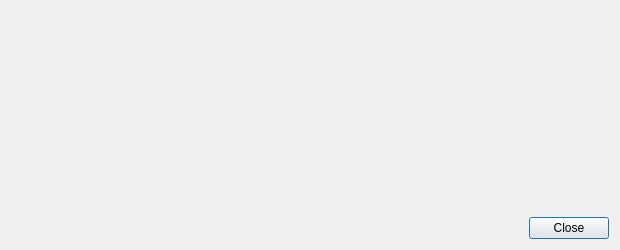
<?xml version="1.0" encoding="UTF-8"?>
<ui version="4.0">
 <class>TransactionDescDialog</class>
 <widget class="QDialog" name="TransactionDescDialog">
  <property name="geometry">
   <rect>
    <x>0</x>
    <y>0</y>
    <width>620</width>
    <height>250</height>
   </rect>
  </property>
  <property name="windowTitle">
   <string>Transaction details</string>
  </property>
  <layout class="QVBoxLayout" name="verticalLayout">
   <item>
    <widget class="QTextEdit" name="detailText">
     <property name="palette">
      <palette>
       <active>
        <colorrole role="WindowText">
         <brush brushstyle="SolidPattern">
          <color alpha="255">
           <red>255</red>
           <green>228</green>
           <blue>154</blue>
          </color>
         </brush>
        </colorrole>
        <colorrole role="Button">
         <brush brushstyle="SolidPattern">
          <color alpha="0">
           <red>0</red>
           <green>0</green>
           <blue>0</blue>
          </color>
         </brush>
        </colorrole>
        <colorrole role="Midlight">
         <brush brushstyle="SolidPattern">
          <color alpha="255">
           <red>255</red>
           <green>228</green>
           <blue>154</blue>
          </color>
         </brush>
        </colorrole>
        <colorrole role="Dark">
         <brush brushstyle="SolidPattern">
          <color alpha="255">
           <red>255</red>
           <green>228</green>
           <blue>154</blue>
          </color>
         </brush>
        </colorrole>
        <colorrole role="Mid">
         <brush brushstyle="SolidPattern">
          <color alpha="255">
           <red>255</red>
           <green>228</green>
           <blue>154</blue>
          </color>
         </brush>
        </colorrole>
        <colorrole role="Text">
         <brush brushstyle="SolidPattern">
          <color alpha="255">
           <red>255</red>
           <green>228</green>
           <blue>154</blue>
          </color>
         </brush>
        </colorrole>
        <colorrole role="ButtonText">
         <brush brushstyle="SolidPattern">
          <color alpha="255">
           <red>0</red>
           <green>0</green>
           <blue>0</blue>
          </color>
         </brush>
        </colorrole>
        <colorrole role="Base">
         <brush brushstyle="NoBrush">
          <color alpha="255">
           <red>0</red>
           <green>0</green>
           <blue>0</blue>
          </color>
         </brush>
        </colorrole>
        <colorrole role="Window">
         <brush brushstyle="SolidPattern">
          <color alpha="0">
           <red>0</red>
           <green>0</green>
           <blue>0</blue>
          </color>
         </brush>
        </colorrole>
        <colorrole role="Shadow">
         <brush brushstyle="SolidPattern">
          <color alpha="255">
           <red>255</red>
           <green>228</green>
           <blue>154</blue>
          </color>
         </brush>
        </colorrole>
        <colorrole role="ToolTipBase">
         <brush brushstyle="SolidPattern">
          <color alpha="255">
           <red>0</red>
           <green>0</green>
           <blue>0</blue>
          </color>
         </brush>
        </colorrole>
        <colorrole role="ToolTipText">
         <brush brushstyle="SolidPattern">
          <color alpha="255">
           <red>255</red>
           <green>228</green>
           <blue>154</blue>
          </color>
         </brush>
        </colorrole>
       </active>
       <inactive>
        <colorrole role="WindowText">
         <brush brushstyle="SolidPattern">
          <color alpha="255">
           <red>255</red>
           <green>228</green>
           <blue>154</blue>
          </color>
         </brush>
        </colorrole>
        <colorrole role="Button">
         <brush brushstyle="SolidPattern">
          <color alpha="0">
           <red>0</red>
           <green>0</green>
           <blue>0</blue>
          </color>
         </brush>
        </colorrole>
        <colorrole role="Midlight">
         <brush brushstyle="SolidPattern">
          <color alpha="255">
           <red>255</red>
           <green>228</green>
           <blue>154</blue>
          </color>
         </brush>
        </colorrole>
        <colorrole role="Dark">
         <brush brushstyle="SolidPattern">
          <color alpha="255">
           <red>255</red>
           <green>228</green>
           <blue>154</blue>
          </color>
         </brush>
        </colorrole>
        <colorrole role="Mid">
         <brush brushstyle="SolidPattern">
          <color alpha="255">
           <red>255</red>
           <green>228</green>
           <blue>154</blue>
          </color>
         </brush>
        </colorrole>
        <colorrole role="Text">
         <brush brushstyle="SolidPattern">
          <color alpha="255">
           <red>255</red>
           <green>228</green>
           <blue>154</blue>
          </color>
         </brush>
        </colorrole>
        <colorrole role="ButtonText">
         <brush brushstyle="SolidPattern">
          <color alpha="255">
           <red>0</red>
           <green>0</green>
           <blue>0</blue>
          </color>
         </brush>
        </colorrole>
        <colorrole role="Base">
         <brush brushstyle="NoBrush">
          <color alpha="255">
           <red>0</red>
           <green>0</green>
           <blue>0</blue>
          </color>
         </brush>
        </colorrole>
        <colorrole role="Window">
         <brush brushstyle="SolidPattern">
          <color alpha="0">
           <red>0</red>
           <green>0</green>
           <blue>0</blue>
          </color>
         </brush>
        </colorrole>
        <colorrole role="Shadow">
         <brush brushstyle="SolidPattern">
          <color alpha="255">
           <red>255</red>
           <green>228</green>
           <blue>154</blue>
          </color>
         </brush>
        </colorrole>
        <colorrole role="ToolTipBase">
         <brush brushstyle="SolidPattern">
          <color alpha="255">
           <red>0</red>
           <green>0</green>
           <blue>0</blue>
          </color>
         </brush>
        </colorrole>
        <colorrole role="ToolTipText">
         <brush brushstyle="SolidPattern">
          <color alpha="255">
           <red>255</red>
           <green>228</green>
           <blue>154</blue>
          </color>
         </brush>
        </colorrole>
       </inactive>
       <disabled>
        <colorrole role="WindowText">
         <brush brushstyle="SolidPattern">
          <color alpha="255">
           <red>255</red>
           <green>228</green>
           <blue>154</blue>
          </color>
         </brush>
        </colorrole>
        <colorrole role="Button">
         <brush brushstyle="SolidPattern">
          <color alpha="0">
           <red>0</red>
           <green>0</green>
           <blue>0</blue>
          </color>
         </brush>
        </colorrole>
        <colorrole role="Midlight">
         <brush brushstyle="SolidPattern">
          <color alpha="255">
           <red>255</red>
           <green>228</green>
           <blue>154</blue>
          </color>
         </brush>
        </colorrole>
        <colorrole role="Dark">
         <brush brushstyle="SolidPattern">
          <color alpha="255">
           <red>255</red>
           <green>228</green>
           <blue>154</blue>
          </color>
         </brush>
        </colorrole>
        <colorrole role="Mid">
         <brush brushstyle="SolidPattern">
          <color alpha="255">
           <red>255</red>
           <green>228</green>
           <blue>154</blue>
          </color>
         </brush>
        </colorrole>
        <colorrole role="Text">
         <brush brushstyle="SolidPattern">
          <color alpha="255">
           <red>255</red>
           <green>228</green>
           <blue>154</blue>
          </color>
         </brush>
        </colorrole>
        <colorrole role="ButtonText">
         <brush brushstyle="SolidPattern">
          <color alpha="255">
           <red>255</red>
           <green>228</green>
           <blue>154</blue>
          </color>
         </brush>
        </colorrole>
        <colorrole role="Base">
         <brush brushstyle="NoBrush">
          <color alpha="255">
           <red>0</red>
           <green>0</green>
           <blue>0</blue>
          </color>
         </brush>
        </colorrole>
        <colorrole role="Window">
         <brush brushstyle="SolidPattern">
          <color alpha="0">
           <red>0</red>
           <green>0</green>
           <blue>0</blue>
          </color>
         </brush>
        </colorrole>
        <colorrole role="Shadow">
         <brush brushstyle="SolidPattern">
          <color alpha="255">
           <red>255</red>
           <green>228</green>
           <blue>154</blue>
          </color>
         </brush>
        </colorrole>
        <colorrole role="ToolTipBase">
         <brush brushstyle="SolidPattern">
          <color alpha="255">
           <red>0</red>
           <green>0</green>
           <blue>0</blue>
          </color>
         </brush>
        </colorrole>
        <colorrole role="ToolTipText">
         <brush brushstyle="SolidPattern">
          <color alpha="255">
           <red>255</red>
           <green>228</green>
           <blue>154</blue>
          </color>
         </brush>
        </colorrole>
       </disabled>
      </palette>
     </property>
     <property name="toolTip">
      <string>This pane shows a detailed description of the transaction</string>
     </property>
     <property name="styleSheet">
      <string notr="true">background: transparent;</string>
     </property>
     <property name="readOnly">
      <bool>true</bool>
     </property>
    </widget>
   </item>
   <item>
    <widget class="QDialogButtonBox" name="buttonBox">
     <property name="orientation">
      <enum>Qt::Horizontal</enum>
     </property>
     <property name="standardButtons">
      <set>QDialogButtonBox::Close</set>
     </property>
    </widget>
   </item>
  </layout>
 </widget>
 <resources/>
 <connections>
  <connection>
   <sender>buttonBox</sender>
   <signal>accepted()</signal>
   <receiver>TransactionDescDialog</receiver>
   <slot>accept()</slot>
   <hints>
    <hint type="sourcelabel">
     <x>248</x>
     <y>254</y>
    </hint>
    <hint type="destinationlabel">
     <x>157</x>
     <y>274</y>
    </hint>
   </hints>
  </connection>
  <connection>
   <sender>buttonBox</sender>
   <signal>rejected()</signal>
   <receiver>TransactionDescDialog</receiver>
   <slot>reject()</slot>
   <hints>
    <hint type="sourcelabel">
     <x>316</x>
     <y>260</y>
    </hint>
    <hint type="destinationlabel">
     <x>286</x>
     <y>274</y>
    </hint>
   </hints>
  </connection>
 </connections>
</ui>
